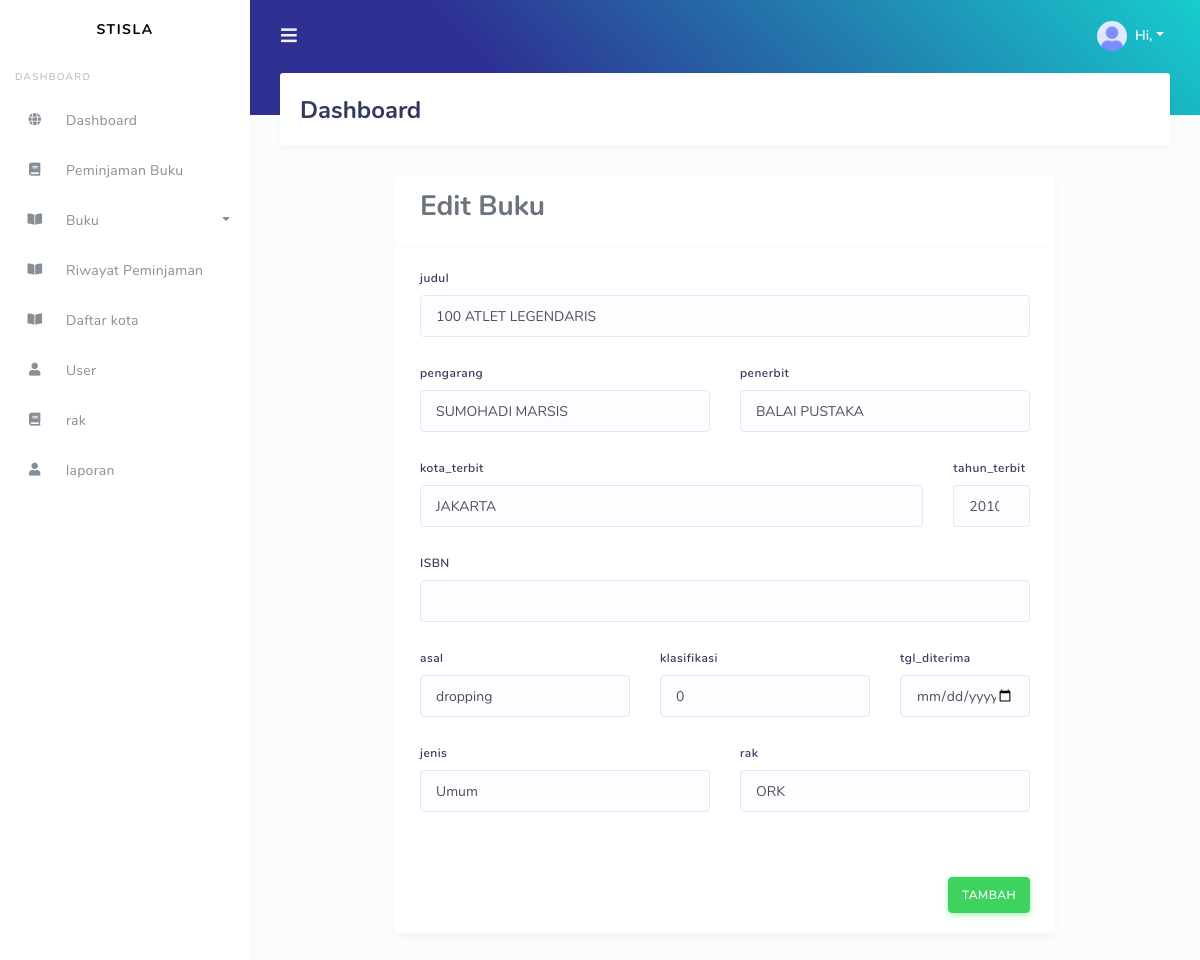
Screenshot of /bukuinduk/edit/A00001 with the database file from the repository.
### tables this page shows
CREATE TABLE `buku_induk` (
  `id` int NOT NULL,
  `kd_buku` varchar(6) NOT NULL,
  `judul` varchar(50) NOT NULL,
  `pengarang` varchar(50) NULL,
  `no_buku` varchar(25) NULL,
  `penerbit` varchar(50) NULL,
  `kota_terbit` varchar(40) NULL,
  `tahun_terbit` year NULL,
  `ISBN` varchar(40) NULL,
  `asal` varchar(20) NULL,
  `klasifikasi` float NULL,
  `tgl_diterima` varchar(20) NULL,
  `jenis` varchar(20) NULL,
  `rak` varchar(5) NULL,
  `stok` int NOT NULL,
  `tanggal` varchar(20) NULL,
  `keadaan` varchar(25) NOT NULL
);

### application/controllers/Bukuinduk.php (called while the page is built, shortened)
<?php
class Bukuinduk extends CI_Controller
{
    public function __construct()
    {
        $this->load->model('BukuIndukModel', 'bInd');
    }
    public function edit($kd_buku)
    {
        $data = $this->bInd->getData($kd_buku);
        $this->load->view('bInd/editbuku', [
            'data' => $data[0]
        ]);
    }
}

### index.php (called while the page is built, shortened)
<?php
require_once BASEPATH.'core/CodeIgniter.php';

### application/models/BukuIndukModel.php (called while the page is built, shortened)
<?php
class BukuIndukModel extends CI_Model
{
    public function getData()
    {
        return $this->db->query("SELECT * FROM buku_induk GROUP BY judul,penerbit,pengarang ORDER BY id ASC")->result_array();
    }
}

### application/views/bInd/editbuku.php (the view, shortened to what this page needs)
<!DOCTYPE html>
<html lang="en">
<head>
    <link rel="stylesheet" href="https://stackpath.bootstrapcdn.com/bootstrap/4.3.1/css/bootstrap.min.css">
    <link rel="stylesheet" href="https://use.fontawesome.com/releases/v5.7.2/css/all.css">
    <link rel="stylesheet" href="<?php echo base_url() ?>assets/modules/datatables/datatables.min.css">
    <link rel="stylesheet" href="<?php echo base_url() ?>assets/css/style.css">
</head>
<body>
    <div id="app">
        <div class="main-wrapper">
            <div class="main-content">
                <section class="section">
                    <div class="section-header">
                        <h1>Dashboard</h1>
                    </div>
                    <div class="row">
                        <div class="col-12 col-lg-9 col-md-5 mx-auto">
                            <div class="card">
                                <div class="card-header">
                                    <h3>Edit Buku</h3>
                                </div>
                                <div class="card-body">
                                    <form action="<?php echo base_url('Bukuinduk/update/'.$data['kd_buku']) ?>" method="post">
                                        <div class="row">
                                    <div class="col">
                                    <div class="form-group">
                                        <label>judul</label>
                                        <input type="text" name="judul" value="<?php echo $data['judul'] ?>" class="form-control" required>
                                    </div>
                                    </div>
                                    </div>
                                    <div class="row">
                                    <div class="col">
                                    <div class="form-group">
                                        <label>pengarang</label>
                                        <input type="text" name="pengarang" value="<?php echo $data['pengarang'] ?>" class="form-control" required>
                                    </div>
                                    </div>
                                    <div class="col">
                                    <div class="form-group">
                                        <label>penerbit</label>
                                        <input type="text" name="penerbit" value="<?php echo $data['penerbit'] ?>" class="form-control" required>
                                    </div>
                                    </div>
                                    </div>
                                    <div class="row">
                                    <div class="col">
                                    <div class="form-group">
                                        <label>kota_terbit</label>
                                        <input type="text" name="kota_terbit" value="<?php echo $data['kota_terbit'] ?>" class="form-control" required>
                                    </div>
                                    </div>
                                    <div class="col-2">
                                    <div class="form-group">
                                        <label>tahun_terbit</label>
                                        <input type="number" placeholder="YYYY" value="<?php echo $data['tahun_terbit'] ?>" min="1999" max="2100" name="tahun_terbit" class="form-control" required>
                                    </div>
                                    </div>
                                    </div>
                                    <div class="form-group">
                                        <label>ISBN</label>
                                        <input type="text" name="ISBN" value="<?php echo $data['ISBN'] ?>" class="form-control">
                                    </div>
                                    <div class="row">
                                    <div class="col">
                                    <div class="form-group">
                                        <label>asal</label>
                                        <input type="text" name="asal" value="<?php echo $data['asal'] ?>" class="form-control" required>
                                    </div>
                                    </div>
                                    <div class="col">
                                    <div class="form-group">
                                        <label>klasifikasi</label>
                                        <input type="text" name="klasifikasi" value="<?php echo $data['klasifikasi'] ?>" class="form-control" required>
                                    </div>
                                    </div>
                                    <div class="col-3">
                                    <div class="form-group">
                                        <label>tgl_diterima</label>
                                        <input type="date" name="tgl_diterima" value="<?php echo $data['tgl_diterima'] ?>" class="form-control" >
                                    </div>
                                    </div>
                                    </div>
                                    <div class="row">
                                    <div class="col">
                                    <div class="form-group">
                                        <label>jenis</label>
                                        <input type="text" name="jenis" value="<?php echo $data['jenis'] ?>" class="form-control" required>
                                    </div>
                                    </div>
                                    <div class="col">
                                    <div class="form-group">
                                        <label>rak</label>
                                        <input type="text" name="rak" value="<?php echo $data['rak'] ?>" class="form-control" required>
                                    </div>
                                    </div>
                                    </div>
                                </div>
                                <div class="card-footer text-right">
                                    <input type="submit" class="btn btn-success" value="TAMBAH">
                                </div>
                            </div>
                        </div>
                    </div>
                </section>
            </div>
        </div>
    </div>
</body>
</html>

### rows the page displays
buku_induk: judul "100 ATLET LEGENDARIS", pengarang "SUMOHADI MARSIS", penerbit "BALAI PUSTAKA", kota_terbit "JAKARTA", tahun_terbit "2010", asal "dropping", klasifikasi "0", jenis "Umum", rak "ORK"
